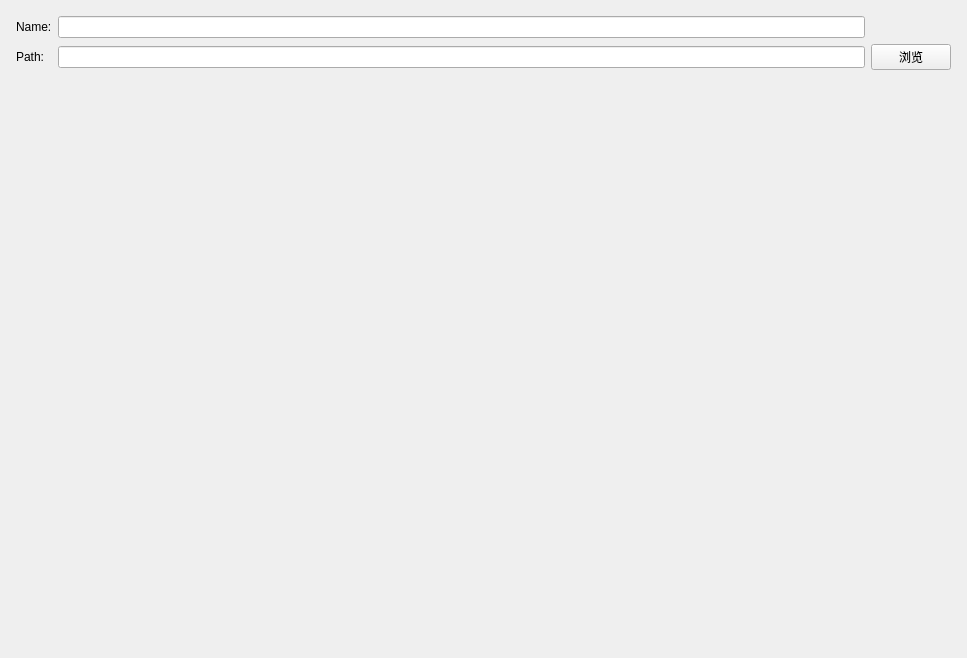
<?xml version="1.0" encoding="UTF-8"?>
<ui version="4.0">
 <class>ProSetPage</class>
 <widget class="QWizardPage" name="ProSetPage">
  <property name="geometry">
   <rect>
    <x>0</x>
    <y>0</y>
    <width>967</width>
    <height>658</height>
   </rect>
  </property>
  <property name="windowTitle">
   <string>WizardPage</string>
  </property>
  <layout class="QGridLayout" name="gridLayout_2">
   <item row="0" column="0">
    <layout class="QGridLayout" name="gridLayout">
     <property name="leftMargin">
      <number>5</number>
     </property>
     <property name="topMargin">
      <number>5</number>
     </property>
     <property name="rightMargin">
      <number>5</number>
     </property>
     <property name="bottomMargin">
      <number>5</number>
     </property>
     <item row="0" column="3">
      <widget class="QLineEdit" name="lineEdit"/>
     </item>
     <item row="1" column="1">
      <widget class="QLabel" name="label_2">
       <property name="text">
        <string>Path:</string>
       </property>
      </widget>
     </item>
     <item row="3" column="3">
      <widget class="QLabel" name="tips">
       <property name="text">
        <string/>
       </property>
      </widget>
     </item>
     <item row="1" column="4">
      <widget class="QPushButton" name="pushButton">
       <property name="text">
        <string>浏览</string>
       </property>
      </widget>
     </item>
     <item row="0" column="1">
      <widget class="QLabel" name="label">
       <property name="text">
        <string>Name:</string>
       </property>
      </widget>
     </item>
     <item row="1" column="3">
      <widget class="QLineEdit" name="lineEdit_2"/>
     </item>
     <item row="2" column="3">
      <spacer name="verticalSpacer_2">
       <property name="orientation">
        <enum>Qt::Orientation::Vertical</enum>
       </property>
       <property name="sizeHint" stdset="0">
        <size>
         <width>20</width>
         <height>40</height>
        </size>
       </property>
      </spacer>
     </item>
     <item row="4" column="3">
      <spacer name="verticalSpacer">
       <property name="orientation">
        <enum>Qt::Orientation::Vertical</enum>
       </property>
       <property name="sizeHint" stdset="0">
        <size>
         <width>20</width>
         <height>40</height>
        </size>
       </property>
      </spacer>
     </item>
    </layout>
   </item>
  </layout>
 </widget>
 <resources/>
 <connections/>
</ui>
